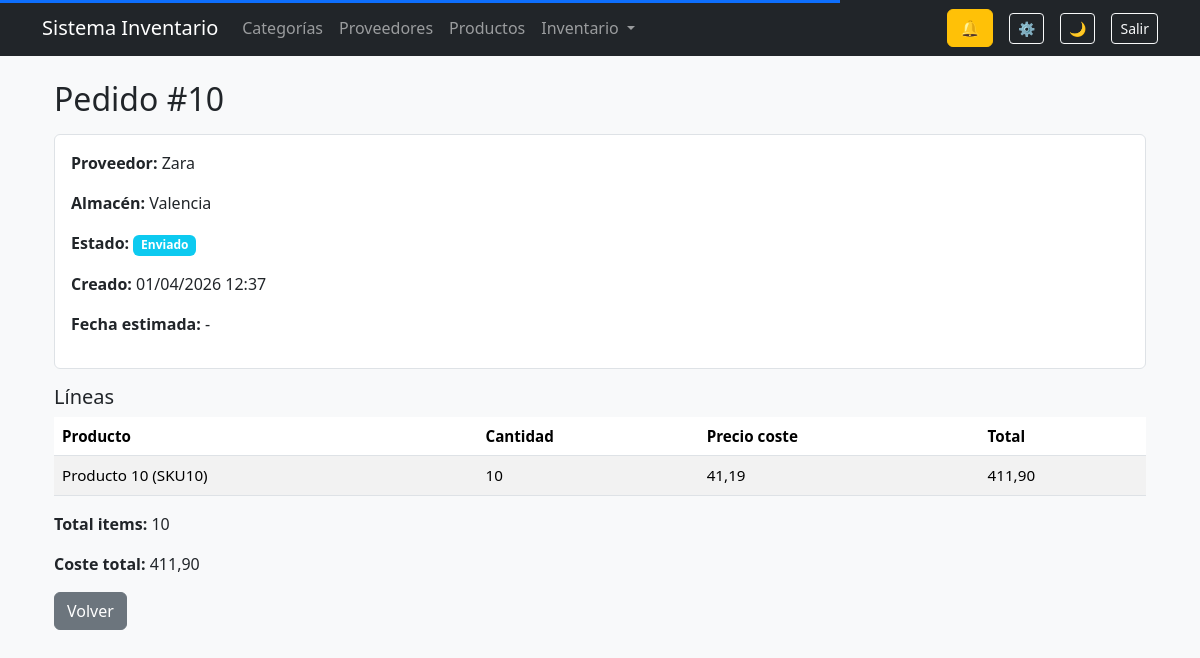
/inventory/orders/10/ (signed in), run on an earlier commit of the app's database.
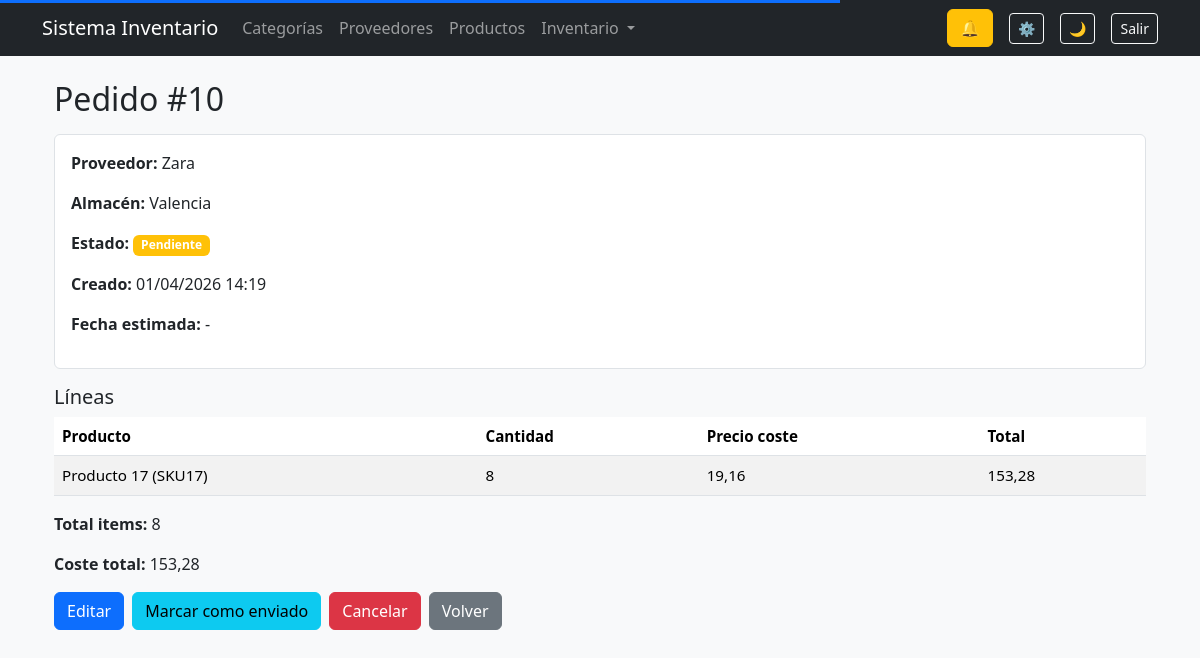
And on a later commit of the database.
### inventory/models/orders.py (models this page shows, shortened)
class Order(models.Model):
    STATUS_CHOICES = (
        ("pending", "Pendiente"),
        ("sent", "Enviado"),
        ("received", "Recibido"),
        ("cancelled", "Cancelado"),
        ("partially_received", "Parcialmente recibido"),
        ("backordered", "Backorder"),
    )
    organization = models.ForeignKey(
        Organization,
        on_delete=models.CASCADE,
        related_name="orders",
        db_index=True,
        null=True,
        blank=True,
    )
    supplier = models.ForeignKey(
        Supplier,
        on_delete=models.SET_NULL,
        null=True,
        related_name="orders",
    )
    location = models.ForeignKey(
        Location,
        on_delete=models.SET_NULL,
        null=True,
        related_name="orders",
    )
    status = models.CharField(max_length=20, choices=STATUS_CHOICES, default="pending")
    created_at = models.DateTimeField(auto_now_add=True)
    sent_at = models.DateTimeField(null=True, blank=True)
    received_at = models.DateTimeField(null=True, blank=True)
    estimated_arrival = models.DateField(null=True, blank=True)
    class Meta:
        ordering = ["-created_at"]
        indexes = [
            models.Index(fields=["organization", "created_at"]),
        ]
    @property
    def total_items(self):
        return sum(item.quantity for item in self.items.all())
    @property
    def total_cost(self):
        return sum(item.total_cost for item in self.items.all())

class OrderItem(models.Model):
    organization = models.ForeignKey(
        Organization,
        on_delete=models.CASCADE,
        related_name="order_items",
        db_index=True,
        null=True,
        blank=True,
    )
    order = models.ForeignKey(
        Order,
        on_delete=models.CASCADE,
        related_name="items",
    )
    product = models.ForeignKey(
        Product,
        on_delete=models.SET_NULL,
        null=True,
        related_name="order_items",
    )
    quantity = models.PositiveIntegerField()
    cost_price = models.DecimalField(max_digits=10, decimal_places=2)
    class Meta:
        indexes = [
            models.Index(fields=["organization", "order"]),
        ]
    @property
    def total_cost(self):
        return self.quantity * self.cost_price

### suppliers/models.py (models this page shows)
class Supplier(models.Model):
    organization = models.ForeignKey(
        Organization,
        on_delete=models.CASCADE,
        related_name="suppliers",
        db_index=True,
        null=True,
        blank=True,
    )
    name = models.CharField(max_length=150, db_index=True)
    contact_name = models.CharField(max_length=100, blank=True)
    email = models.EmailField(blank=True)
    phone = models.CharField(max_length=20, blank=True)
    address = models.TextField(blank=True)
    lead_time_days = models.PositiveIntegerField(default=0)
    default_order_quantity = models.PositiveIntegerField(default=0, blank=True)
    class Meta:
        ordering = ['name']
        indexes = [
            models.Index(fields=["organization", "name"]),
        ]
    def __str__(self):
        return self.name

### inventory/models/locations.py (models this page shows)
class Location(models.Model):
    organization = models.ForeignKey(
        Organization,
        on_delete=models.CASCADE,
        related_name="locations",
        db_index=True,
        null=True,
        blank=True,
    )
    name = models.CharField(max_length=150)
    address = models.TextField(blank=True)
    is_active = models.BooleanField(default=True)
    class Meta:
        ordering = ["name"]
        indexes = [
            models.Index(fields=["organization", "name"]),
        ]
    def __str__(self):
        return self.name

### products/models.py (models this page shows, shortened)
class Product(models.Model):
    organization = models.ForeignKey(
        Organization,
        on_delete=models.CASCADE,
        related_name="products",
        db_index=True,
        null=True,
        blank=True,
    )
    name = models.CharField(max_length=150, db_index=True)
    sku = models.CharField(max_length=50, db_index=True)
    category = models.ForeignKey(
        Category,
        on_delete=models.SET_NULL,
        null=True,
        related_name='products'
    )
    supplier = models.ForeignKey(
        Supplier,
        on_delete=models.SET_NULL,
        null=True,
        blank=True,
        related_name='products'
    )
    stock = models.IntegerField(default=0)
    min_stock = models.IntegerField(default=0)
    cost_price = models.DecimalField(max_digits=10, decimal_places=2, default=0)
    sale_price = models.DecimalField(max_digits=10, decimal_places=2, default=0)
    image = models.ImageField(upload_to=product_image_path, blank=True, null=True)
    last_low_stock_alert = models.DateTimeField(null=True, blank=True)
    created_at = models.DateTimeField(auto_now_add=True)
    updated_at = models.DateTimeField(auto_now=True)
    class Meta:
        ordering = ['name']
        indexes = [
            models.Index(fields=["organization", "name"]),
            models.Index(fields=["organization", "sku"]),
        ]
    def __str__(self):
        return f"{self.name} ({self.sku})"

### inventory/views/orders.py (the view)
def order_detail(request, pk):
    order = (
        Order.objects
        .select_related("supplier", "location")
        .prefetch_related("items__product")
        .get(pk=pk)
    )
    can_edit = can_edit_inventory(request.user)
    can_confirm = can_confirm_inventory(request.user)
    can_receive = order.status in ("sent", "partially_received", "backordered")
    can_cancel = order.status not in ("received", "cancelled")
    return render(
        request,
        "inventory/orders/detail.html",
        {
            "order": order,
            "can_edit": can_edit,
            "can_confirm": can_confirm,
            "can_receive": can_receive,
            "can_cancel": can_cancel,
        },
    )

### accounts/context_processors.py (called while the page is built)
def permissions(request):
    user = request.user
    return {
        "can_manage_products": can_manage_products(user),
        "can_manage_orders": can_manage_orders(user),
        "can_view_dashboard": can_view_dashboard(user),
        "can_view_products": can_view_products(user),
        "can_create_products": can_create_products(user),
        "can_edit_products": can_edit_products(user),
        "can_delete_products": can_delete_products(user),
        "can_export_products": can_export_products(user),
        "can_view_inventory": can_view_inventory(user),
        "can_create_inventory": can_create_inventory(user),
        "can_edit_inventory": can_edit_inventory(user),
        "can_delete_inventory": can_delete_inventory(user),
        "can_confirm_inventory": can_confirm_inventory(user),
    }

### accounts/permissions.py (called while the page is built)
def _get_membership(user):
    if not user.is_authenticated:
        return None
    request = getattr(user, "_request", None)
    if request and hasattr(request, "membership"):
        return request.membership
    return (
        Membership.objects
        .filter(user=user, is_active=True)
        .select_related("organization")
        .first()
    )

def is_admin(user):
    membership = _get_membership(user)
    return membership and membership.role in [
        Membership.Roles.OWNER,
        Membership.Roles.ADMIN
    ]

def is_manager(user):
    membership = _get_membership(user)
    return membership and membership.role in [
        Membership.Roles.OWNER,
        Membership.Roles.ADMIN,
        Membership.Roles.MANAGER
    ]

def is_staff(user):
    membership = _get_membership(user)
    return membership and membership.role == Membership.Roles.STAFF

def can_view_products(user):
    return user.is_authenticated

def can_create_products(user):
    return is_manager(user) or is_staff(user)

def can_edit_products(user):
    return is_manager(user)

def can_delete_products(user):
    return is_admin(user)

def can_export_products(user):
    return can_create_products(user)

def can_view_inventory(user):
    return user.is_authenticated

def can_create_inventory(user):
    return is_manager(user)

def can_edit_inventory(user):
    return is_manager(user)

def can_delete_inventory(user):
    return is_admin(user)

def can_confirm_inventory(user):
    return is_manager(user)

def can_manage_products(user):
    return is_manager(user)

def can_manage_orders(user):
    return is_manager(user)

def can_view_dashboard(user):
    return user.is_authenticated

### inventory/templates/inventory/orders/detail.html (shortened to what this page needs)
{% extends "base.html" %}
{% block content %}
<div class="container mt-4">
    <h2 class="mb-3">Pedido #{{ order.id }}</h2>
    <div class="card mb-3">
        <div class="card-body">
            <p><strong>Proveedor:</strong> {{ order.supplier }}</p>
            <p><strong>Almacén:</strong> {{ order.location }}</p>
            <p>
                <strong>Estado:</strong>
                {% if order.status == "pending" %}
                    <span class="badge bg-warning">Pendiente</span>
                {% elif order.status == "sent" %}
                    <span class="badge bg-info">Enviado</span>
                {% elif order.status == "received" %}
                    <span class="badge bg-success">Recibido</span>
                {% elif order.status == "cancelled" %}
                    <span class="badge bg-danger">Cancelado</span>
                {% elif order.status == "partially_received" %}
                    <span class="badge bg-primary">Parcialmente recibido</span>
                {% elif order.status == "backordered" %}
                    <span class="badge bg-secondary">Backorder</span>
                {% endif %}
            </p>
            <p><strong>Creado:</strong> {{ order.created_at|date:"d/m/Y H:i" }}</p>
            <p><strong>Fecha estimada:</strong> {{ order.estimated_arrival|default:"-" }}</p>
        </div>
    </div>
    <h5>Líneas</h5>
    <table class="table table-striped mb-3">
        <thead>
            <tr>
                <th>Producto</th>
                <th>Cantidad</th>
                <th>Precio coste</th>
                <th>Total</th>
            </tr>
        </thead>
        <tbody>
            {% for item in order.items.all %}
                <tr>
                    <td>{{ item.product }}</td>
                    <td>{{ item.quantity }}</td>
                    <td>{{ item.cost_price }}</td>
                    <td>{{ item.total_cost }}</td>
                </tr>
            {% empty %}
                <tr>
                    <td colspan="4" class="text-center">No hay líneas en este pedido.</td>
                </tr>
            {% endfor %}
        </tbody>
    </table>
    <p><strong>Total items:</strong> {{ order.total_items }}</p>
    <p><strong>Coste total:</strong> {{ order.total_cost }}</p>
    <div class="d-flex gap-2 mt-3 mb-3">
        {% if can_edit %}
            <a href="{% url 'order_edit' order.id %}" class="btn btn-primary">Editar</a>
        {% endif %}
        {% if can_confirm and order.status == "pending" %}
            <a href="{% url 'order_send' order.id %}" class="btn btn-info">Marcar como enviado</a>
        {% endif %}
        {% if can_confirm and can_cancel %}
            <a href="{% url 'order_cancel' order.id %}" class="btn btn-danger">Cancelar</a>
        {% endif %}
        <a href="{% url 'order_list' %}" class="btn btn-secondary">Volver</a>
    </div>
</div>
{% endblock %}

### templates/base.html
{% extends "base/layout.html" %}

### templates/base/layout.html (shortened to what this page needs)
<!DOCTYPE html>
<html lang="es" data-theme="light">
<head>
    {% load static %}
    <link rel="stylesheet" href="https://cdn.jsdelivr.net/npm/bootstrap@5.3.2/dist/css/bootstrap.min.css">
    <link href="https://cdn.jsdelivr.net/npm/select2@4.1.0-rc.0/dist/css/select2.min.css" rel="stylesheet" />
    <link rel="stylesheet" href="{% static 'css/core.css' %}">
    <link rel="stylesheet" href="{% static 'dashboard/css/dashboard.css' %}">
</head>
<body x-data>
{% if user.is_authenticated %}
    {% include "partials/navbar.html" %}
{% endif %}
<div class="container" x-transition>
    {% block content %}{% endblock %}
</div>
</body>
</html>

### templates/partials/navbar.html (shortened to what this page needs)
<nav class="navbar navbar-expand-lg navbar-dark bg-dark mb-4">
    <div class="container">
        <a class="navbar-brand" href="{% url 'dashboard' %}">Sistema Inventario</a>
        <div class="collapse navbar-collapse" id="navbarMain">
            <ul class="navbar-nav me-auto mb-2 mb-lg-0">
                <li class="nav-item"><a href="/categorias/" class="nav-link">Categorías</a></li>
                <li class="nav-item"><a href="/proveedores/" class="nav-link">Proveedores</a></li>
                <li class="nav-item"><a href="/productos/" class="nav-link">Productos</a></li>
                <li class="nav-item dropdown">
                    <a class="nav-link dropdown-toggle" href="#" data-bs-toggle="dropdown">
                        Inventario
                    </a>
                </li>
            </ul>
            <div class="d-flex align-items-center gap-3 me-3">
                <div id="notifications-bell"
                     hx-get="{% url 'notifications:notifications_counter' %}"
                     hx-trigger="load, inventory:notifications_updated from:body"
                     hx-target="this"
                     hx-swap="outerHTML">
                    {% include 'notifications/partials/bell.html' %}
                </div>
                <a href="{% url 'notification_preferences' %}"
                    class="btn btn-sm btn-outline-light"
                    title="Configurar notificaciones">
                    ⚙️
                </a>
            </div>
            <button id="themeToggle" class="btn btn-sm btn-outline-light me-3">🌙</button>
            <form method="post" action="{% url 'logout' %}">
                <button class="btn btn-sm btn-outline-light">Salir</button>
            </form>
        </div>
    </div>
</nav>

### notifications/templates/notifications/partials/bell.html (shortened to what this page needs)
<div
    class="position-relative"
    style="cursor:pointer;"
    data-bs-toggle="offcanvas"
    data-bs-target="#notificationsPanelOffcanvas"
>
    <span class="btn btn-warning">🔔</span>
</div>

### static/css/core.css (style rules this page uses)
:root { --bg: #f8f9fa; --text: #212529; --card: #ffffff; --border: #dee2e6; }
body { background: var(--bg); color: var(--text); transition: background .25s ease, color .25s ease; }
.card { background: var(--card); border-color: var(--border); }
.table { font-size: 0.95rem; }
th { user-select: none; }

### dashboard/static/dashboard/css/dashboard.css (style rules this page uses)
:root { --section-bg: #ffffff; --sub-bg: #414040; --sub-text: #fafafa; }
.card { background-color: var(--section-bg); }

What changed in the data, as far as the page shows it:
no longer on this page (row edited): OrderItem: product "Producto 10 (SKU10)", quantity "10", cost_price "41,19", total_cost "411,90"
changed Order "Zara": status "sent" → "pending" (drawn); created_at "01/04/2026 12:37" → "01/04/2026 14:19"; total_items "10" → "8"; total_cost "411,90" → "153,28"
now on this page (row edited): OrderItem: product "Producto 17 (SKU17)", quantity "8", cost_price "19,16", total_cost "153,28"
Also different on the page:
text no longer shown: "Enviado"
text now shown: "Pendiente Editar Marcar como enviado Cancelar"
